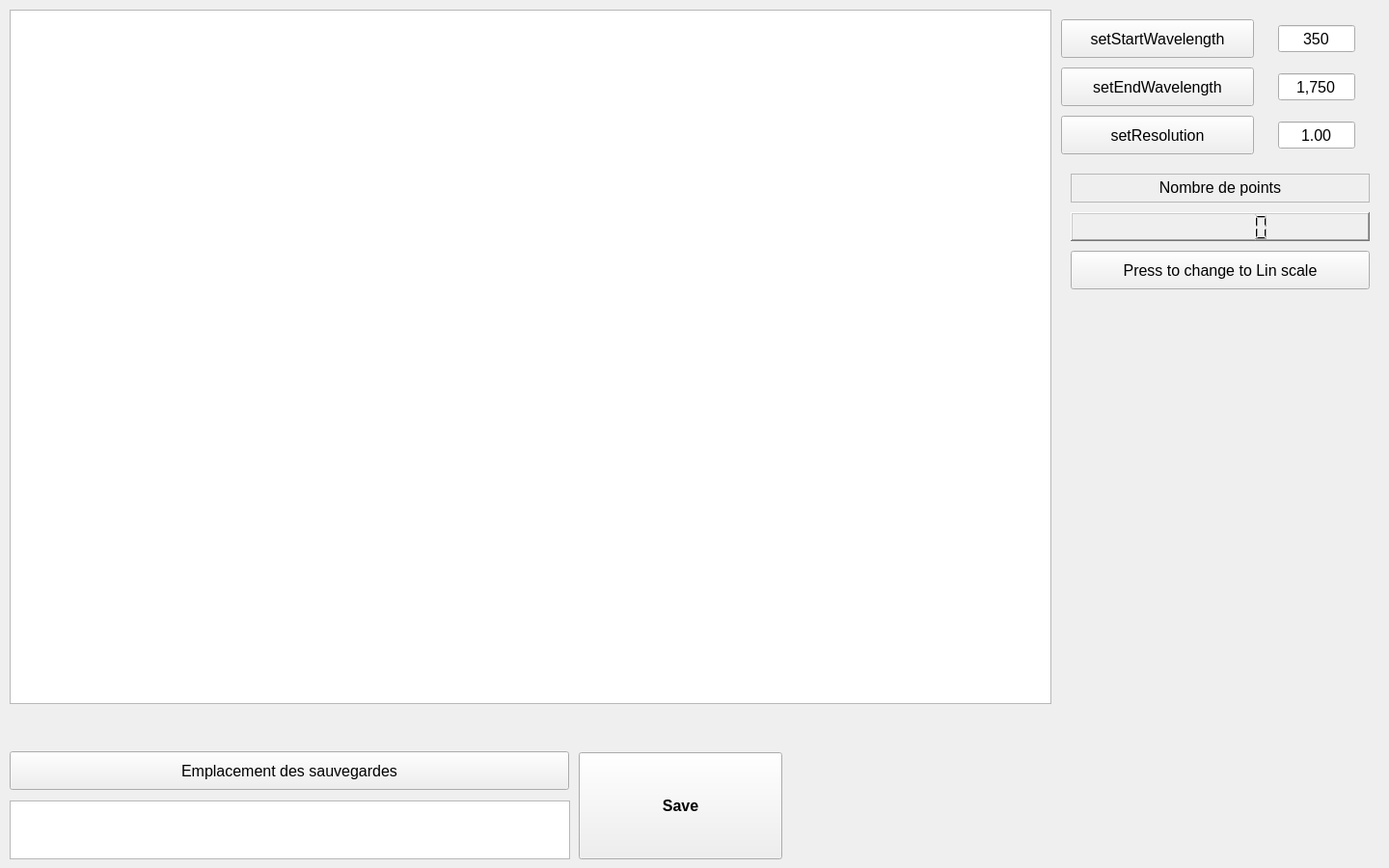
<?xml version="1.0" encoding="UTF-8"?>
<ui version="4.0">
 <class>OSA</class>
 <widget class="QWidget" name="OSA">
  <property name="geometry">
   <rect>
    <x>0</x>
    <y>0</y>
    <width>1440</width>
    <height>900</height>
   </rect>
  </property>
  <property name="font">
   <font>
    <family>Arial</family>
    <pointsize>12</pointsize>
    <stylestrategy>PreferAntialias</stylestrategy>
   </font>
  </property>
  <property name="mouseTracking">
   <bool>true</bool>
  </property>
  <property name="tabletTracking">
   <bool>false</bool>
  </property>
  <property name="windowTitle">
   <string>Optical Spectrum Analyser</string>
  </property>
  <widget class="PlotWidget" name="spectre">
   <property name="geometry">
    <rect>
     <x>10</x>
     <y>10</y>
     <width>1080</width>
     <height>720</height>
    </rect>
   </property>
   <property name="font">
    <font>
     <pointsize>13</pointsize>
    </font>
   </property>
  </widget>
  <widget class="QPushButton" name="startWavelengthButton">
   <property name="geometry">
    <rect>
     <x>1100</x>
     <y>20</y>
     <width>200</width>
     <height>40</height>
    </rect>
   </property>
   <property name="font">
    <font>
     <family>Arial</family>
     <pointsize>12</pointsize>
    </font>
   </property>
   <property name="text">
    <string>setStartWavelength</string>
   </property>
  </widget>
  <widget class="QDoubleSpinBox" name="startWavelengthValue">
   <property name="geometry">
    <rect>
     <x>1325</x>
     <y>25</y>
     <width>80</width>
     <height>30</height>
    </rect>
   </property>
   <property name="sizePolicy">
    <sizepolicy hsizetype="Minimum" vsizetype="Minimum">
     <horstretch>0</horstretch>
     <verstretch>0</verstretch>
    </sizepolicy>
   </property>
   <property name="minimumSize">
    <size>
     <width>40</width>
     <height>20</height>
    </size>
   </property>
   <property name="alignment">
    <set>Qt::AlignCenter</set>
   </property>
   <property name="buttonSymbols">
    <enum>QAbstractSpinBox::NoButtons</enum>
   </property>
   <property name="showGroupSeparator" stdset="0">
    <bool>true</bool>
   </property>
   <property name="decimals">
    <number>0</number>
   </property>
   <property name="minimum">
    <double>350.000000000000000</double>
   </property>
   <property name="maximum">
    <double>1750.000000000000000</double>
   </property>
   <property name="singleStep">
    <double>0.000000000000000</double>
   </property>
  </widget>
  <widget class="QPushButton" name="endWavelengthButton">
   <property name="geometry">
    <rect>
     <x>1100</x>
     <y>70</y>
     <width>200</width>
     <height>40</height>
    </rect>
   </property>
   <property name="font">
    <font>
     <family>Arial</family>
     <pointsize>12</pointsize>
    </font>
   </property>
   <property name="text">
    <string>setEndWavelength</string>
   </property>
  </widget>
  <widget class="QDoubleSpinBox" name="endWavelengthValue">
   <property name="geometry">
    <rect>
     <x>1325</x>
     <y>75</y>
     <width>80</width>
     <height>30</height>
    </rect>
   </property>
   <property name="sizePolicy">
    <sizepolicy hsizetype="Minimum" vsizetype="Minimum">
     <horstretch>0</horstretch>
     <verstretch>0</verstretch>
    </sizepolicy>
   </property>
   <property name="minimumSize">
    <size>
     <width>40</width>
     <height>20</height>
    </size>
   </property>
   <property name="alignment">
    <set>Qt::AlignCenter</set>
   </property>
   <property name="buttonSymbols">
    <enum>QAbstractSpinBox::NoButtons</enum>
   </property>
   <property name="showGroupSeparator" stdset="0">
    <bool>true</bool>
   </property>
   <property name="decimals">
    <number>0</number>
   </property>
   <property name="minimum">
    <double>350.000000000000000</double>
   </property>
   <property name="maximum">
    <double>1750.000000000000000</double>
   </property>
   <property name="singleStep">
    <double>0.000000000000000</double>
   </property>
   <property name="value">
    <double>1750.000000000000000</double>
   </property>
  </widget>
  <widget class="QPushButton" name="saveButton">
   <property name="geometry">
    <rect>
     <x>600</x>
     <y>780</y>
     <width>211</width>
     <height>111</height>
    </rect>
   </property>
   <property name="font">
    <font>
     <family>Arial</family>
     <pointsize>12</pointsize>
     <weight>75</weight>
     <bold>true</bold>
     <strikeout>false</strikeout>
     <kerning>true</kerning>
    </font>
   </property>
   <property name="text">
    <string>Save</string>
   </property>
  </widget>
  <widget class="QDoubleSpinBox" name="resolutionValue">
   <property name="geometry">
    <rect>
     <x>1325</x>
     <y>125</y>
     <width>80</width>
     <height>30</height>
    </rect>
   </property>
   <property name="sizePolicy">
    <sizepolicy hsizetype="Minimum" vsizetype="Minimum">
     <horstretch>0</horstretch>
     <verstretch>0</verstretch>
    </sizepolicy>
   </property>
   <property name="minimumSize">
    <size>
     <width>40</width>
     <height>20</height>
    </size>
   </property>
   <property name="alignment">
    <set>Qt::AlignCenter</set>
   </property>
   <property name="buttonSymbols">
    <enum>QAbstractSpinBox::NoButtons</enum>
   </property>
   <property name="showGroupSeparator" stdset="0">
    <bool>true</bool>
   </property>
   <property name="decimals">
    <number>2</number>
   </property>
   <property name="minimum">
    <double>0.250000000000000</double>
   </property>
   <property name="maximum">
    <double>10.000000000000000</double>
   </property>
   <property name="singleStep">
    <double>0.000000000000000</double>
   </property>
   <property name="value">
    <double>1.000000000000000</double>
   </property>
  </widget>
  <widget class="QPushButton" name="resolutionButton">
   <property name="geometry">
    <rect>
     <x>1100</x>
     <y>120</y>
     <width>200</width>
     <height>40</height>
    </rect>
   </property>
   <property name="font">
    <font>
     <family>Arial</family>
     <pointsize>12</pointsize>
    </font>
   </property>
   <property name="text">
    <string>setResolution</string>
   </property>
  </widget>
  <widget class="QLabel" name="pointsNumberTxt">
   <property name="geometry">
    <rect>
     <x>1110</x>
     <y>180</y>
     <width>310</width>
     <height>30</height>
    </rect>
   </property>
   <property name="font">
    <font>
     <family>Arial</family>
     <pointsize>12</pointsize>
    </font>
   </property>
   <property name="mouseTracking">
    <bool>true</bool>
   </property>
   <property name="layoutDirection">
    <enum>Qt::LeftToRight</enum>
   </property>
   <property name="autoFillBackground">
    <bool>false</bool>
   </property>
   <property name="frameShape">
    <enum>QFrame::StyledPanel</enum>
   </property>
   <property name="frameShadow">
    <enum>QFrame::Raised</enum>
   </property>
   <property name="text">
    <string>Nombre de points</string>
   </property>
   <property name="textFormat">
    <enum>Qt::RichText</enum>
   </property>
   <property name="alignment">
    <set>Qt::AlignCenter</set>
   </property>
   <property name="wordWrap">
    <bool>false</bool>
   </property>
  </widget>
  <widget class="QLCDNumber" name="pointsNumberValue">
   <property name="geometry">
    <rect>
     <x>1110</x>
     <y>220</y>
     <width>310</width>
     <height>30</height>
    </rect>
   </property>
   <property name="font">
    <font>
     <family>Arial</family>
     <pointsize>12</pointsize>
     <weight>75</weight>
     <bold>true</bold>
    </font>
   </property>
   <property name="frameShape">
    <enum>QFrame::WinPanel</enum>
   </property>
   <property name="lineWidth">
    <number>1</number>
   </property>
   <property name="smallDecimalPoint">
    <bool>false</bool>
   </property>
   <property name="digitCount">
    <number>7</number>
   </property>
  </widget>
  <widget class="QTextEdit" name="savePathTxt">
   <property name="geometry">
    <rect>
     <x>10</x>
     <y>830</y>
     <width>581</width>
     <height>61</height>
    </rect>
   </property>
  </widget>
  <widget class="QPushButton" name="savePathButton">
   <property name="geometry">
    <rect>
     <x>10</x>
     <y>779</y>
     <width>580</width>
     <height>40</height>
    </rect>
   </property>
   <property name="text">
    <string>Emplacement des sauvegardes</string>
   </property>
  </widget>
  <widget class="QPushButton" name="isYAxisLogButton">
   <property name="geometry">
    <rect>
     <x>1110</x>
     <y>260</y>
     <width>310</width>
     <height>40</height>
    </rect>
   </property>
   <property name="autoFillBackground">
    <bool>false</bool>
   </property>
   <property name="text">
    <string>Press to change to Lin scale</string>
   </property>
   <property name="autoExclusive">
    <bool>false</bool>
   </property>
  </widget>
 </widget>
 <customwidgets>
  <customwidget>
   <class>PlotWidget</class>
   <extends>QGraphicsView</extends>
   <header location="global">pyqtgraph.h</header>
  </customwidget>
 </customwidgets>
 <resources/>
 <connections/>
</ui>
